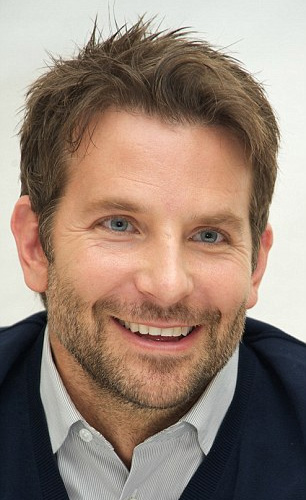
#> input picture source.jpg, 306 x 500 px
$ jupyter execute --allow-errors '5_Multi_Swapper[Final_Program].ipynb'
#> lines starting #> are read from the running program, lines starting #| are printed output that depends on the picture
[cell 1]
# Face Swap with Delaunay Triangles for Multiple Destination Images #

[cell 2]
# Importing Libraries

import os
import cv2
import dlib
import glob
import random
import numpy as np
import shutil as sh
import matplotlib.pyplot as plt
from PIL import Image, ImageStat

[cell 3]
# Getting the Source File

source = "./source.jpg"
print("Source Image:", source)

[cell 4]
# Getting the Destination Files and Making Directory for the Result Files

DESTINATION_PATH = "./destination"
DESTINATION_PATH = DESTINATION_PATH.replace("\\", "/")

if (DESTINATION_PATH[-1] == "/"):
    DESTINATION_PATH = DESTINATION_PATH[:-1]

destination_files = glob.glob(DESTINATION_PATH + '/*.*')

RESULT_PATH = DESTINATION_PATH.split(DESTINATION_PATH.split("/")[-1])[0] + DESTINATION_PATH.split("/")[-1] + "_"

if os.path.exists(RESULT_PATH):
    sh.rmtree(RESULT_PATH)
os.mkdir(RESULT_PATH)

print("Folder of destination images:", DESTINATION_PATH)
print("New files will be saved here:", RESULT_PATH)

[cell 5]
# Plotting the Source Image

print(f"Source Image: {source}")
source_image = cv2.imread(source, 1)
#> source_image is the input picture: shape (500, 306, 3); mean B, G, R 117.9, 131.2, 151.1
i = source_image.shape[1] / source_image.shape[0]
#> i = 0.612
plt.figure(figsize=(int(6 * i), 6)); plt.axis('off')
plt.imshow(cv2.cvtColor(source_image, cv2.COLOR_BGR2RGB));

[cell 6]
# Loading the Source Image

face = cv2.imread(source, 1)

#> (a cell that did not finish here is left out)

[cell 8]
# Detecting Face Regions by Using Shape Predictor

def face_detector(img):
    # loading the Face Detector and the Shape Predictor
    detector = dlib.get_frontal_face_detector()
    predictor = dlib.shape_predictor("./src/shape_predictor_68_face_landmarks.dat")

    # Reading the Input Image and Converting It to Grayscale
    image = cv2.imread(img)
    gray = cv2.cvtColor(image, cv2.COLOR_BGR2GRAY)

    # Detecting the Face Regions
    rects = detector(gray, 1)

    # Defining A List of Polylines
    polylines_all = []

    # Going Through All the Face Bounding Boxes
    for rect in rects:

        # Getting A Fresh Copy of the Original Image for Each Face ROI
        image_cp = image.copy()

        # Applying the Shape Predictor to Each Face ROI
        landmarks = predictor(gray, rect)
        # Defining A List for the 68 Landmark Points
        landmarks_points = []

        # [5 lines left out: function get_landmarks, not called in this run]

        # Landmarks are Stored in "landmarks_points"
        get_landmarks(landmarks, landmarks_points)

        # Drawing A Convex Hull over the Detected 68 Landmarks of the Current Face
        points = np.array(landmarks_points, np.int32)
        convexhull = cv2.convexHull(points)

        # Adding the Current Convex Hull on the Source Image
        polylines_all.append(cv2.polylines(image_cp, [convexhull], True, (255, 255, 255), 2))

    # Returning the List of Convex Hulls on Each Individual Face
    return polylines_all

[cell 9]
# Plotting the List of Images with Different Convex Hulls on Each Individual Face

# Getting the Height Value of the Source Image for the Thickness of Borderline
img = cv2.imread(source)
h_src = img.shape[0]
#> h_src = 500
w_src = img.shape[1]
#> w_src = 306
border = np.zeros((h_src, int(h_src / 100), 3), dtype=np.uint8)

print("Choose the Source Face to Place over the Destination Faces:")
print("Face Index: ", end="")

#> (the rest of this cell did not finish here and is left out)


first = True
facenum = 0
for source_face in detected_faces:
    if first:
        print(f"{facenum}", end="")
        all_faces = source_face
        facenum += 1
        first = False
    else:
        print(f", {facenum}", end="")
        all_faces = cv2.hconcat([all_faces, border, source_face])
        facenum += 1

i = len(detected_faces)
plt.figure(figsize=(int(6 * i), 6)); plt.axis('off')
plt.imshow(cv2.cvtColor(all_faces, cv2.COLOR_BGR2RGB));

[cell 10]
###########################
###########################

facenum = 0

###########################
###########################

[cell 11]
# Detecting If Any of the Processed Images is Gray / Black & White

# [28 lines left out: function detect_grayscale, not called in this run]

#> (a cell that did not finish here is left out)

[cell 13]
# Demonstrating A Result Image by Comparing It with Both the Source and the Destination Images

test_source = cv2.imread(source, 1)
test_input = cv2.imread(DESTINATION_PATH + "/img_001.jpg", 1)
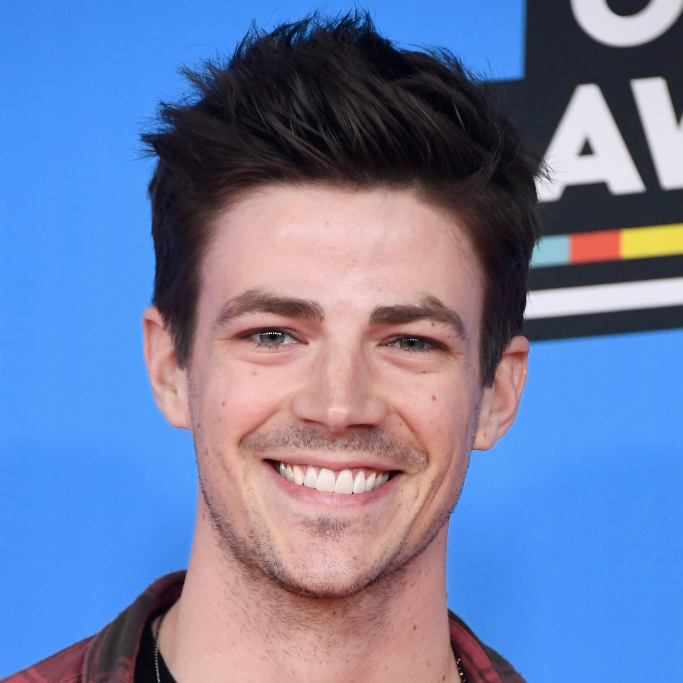
#> input picture destination/img_001.jpg, 2048 x 2048 px (shown at 1/3 size)
#> test_input is the input picture: shape (2048, 2048, 3); mean B, G, R 165.8, 124.9, 109.8
test_output = cv2.imread(RESULT_PATH + "/img_001.jpg", 1)

h_s = test_source.shape[0]
#> h_s = 500
w_s = test_source.shape[1]
#> w_s = 306
h_n = test_input.shape[0]
#> h_n = 2048
w_n = int((h_n * w_s) / h_s)
#> w_n = 1253
border = np.zeros((h_n, int(h_n / 100), 3), dtype=np.uint8)

show_results = cv2.hconcat([cv2.resize(test_source, (w_n, h_n)), border, test_input, border, test_output])
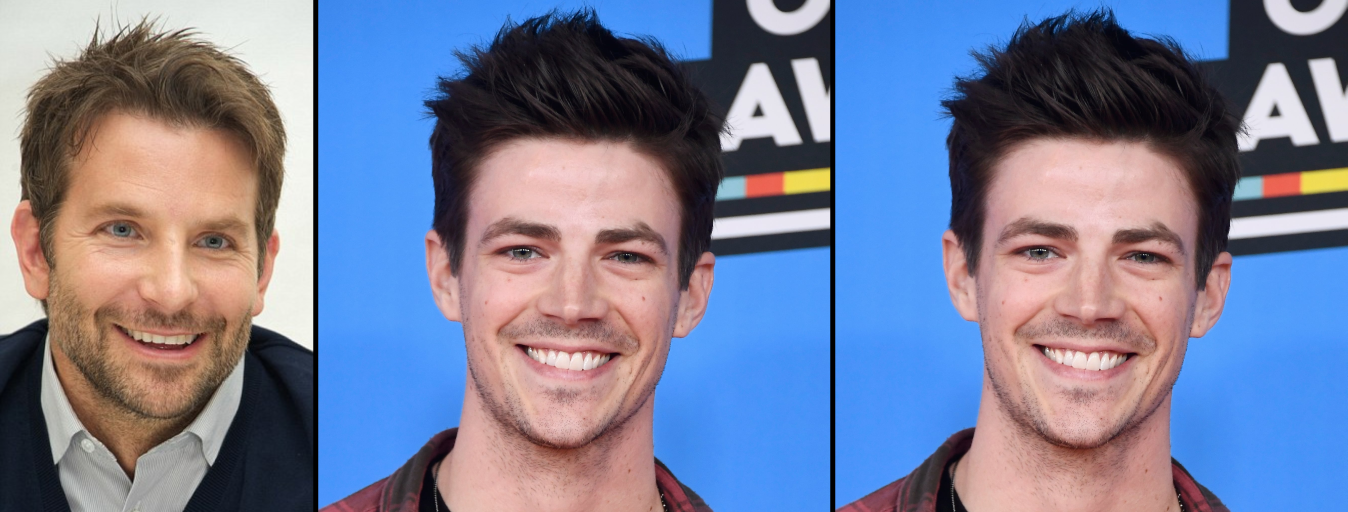
#> show_results: shape (2048, 5389, 3) (shown at 1/4 size); mean B, G, R 153.4, 125.4, 118.6
i = show_results.shape[1] / show_results.shape[0]
#> i = 2.63
plt.figure(figsize=(6 * i, 6)); plt.axis('off')
plt.imshow(cv2.cvtColor(show_results, cv2.COLOR_BGR2RGB));

[cell 14]
# Demonstrating A Result Image by Comparing It with Both the Source and the Destination Images

test_source = cv2.imread(source, 1)
test_input = cv2.imread(DESTINATION_PATH + "/img_002.png", 1)
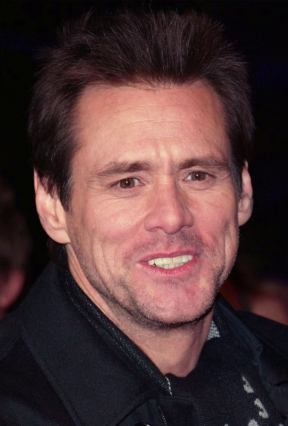
#> input picture destination/img_002.png, 288 x 426 px
#> test_input is the input picture: shape (426, 288, 3); mean B, G, R 54.8, 54.1, 78.7
test_output = cv2.imread(RESULT_PATH + "/img_002.png", 1)

h_s = test_source.shape[0]
w_s = test_source.shape[1]
h_n = test_input.shape[0]
#> h_n = 426
w_n = int((h_n * w_s) / h_s)
#> w_n = 260
border = np.zeros((h_n, int(h_n / 100), 3), dtype=np.uint8)

show_results = cv2.hconcat([cv2.resize(test_source, (w_n, h_n)), border, test_input, border, test_output])
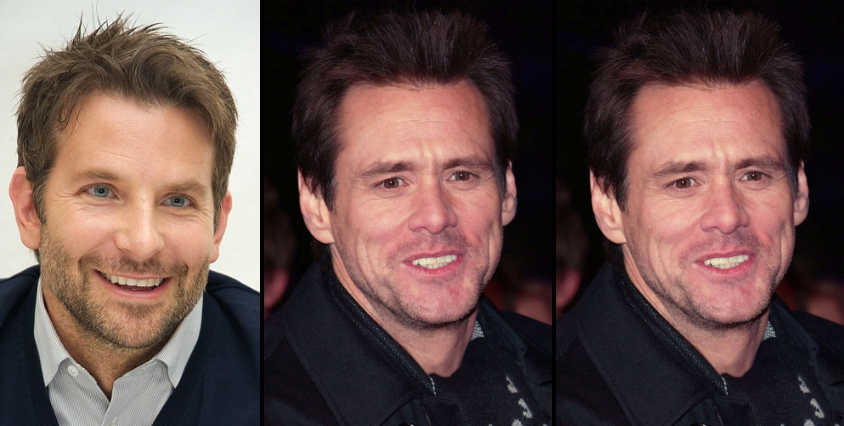
#> show_results: shape (426, 844, 3); mean B, G, R 73.6, 77.3, 100.2
i = show_results.shape[1] / show_results.shape[0]
#> i = 1.98
plt.figure(figsize=(6 * i, 6)); plt.axis('off')
plt.imshow(cv2.cvtColor(show_results, cv2.COLOR_BGR2RGB));

[cell 15]
# Demonstrating A Result Image by Comparing It with Both the Source and the Destination Images

test_source = cv2.imread(source, 1)
test_input = cv2.imread(DESTINATION_PATH + "/img_003.jpg", 1)
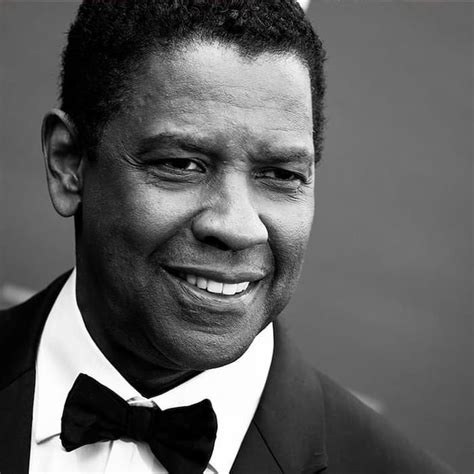
#> input picture destination/img_003.jpg, 474 x 474 px
#> test_input is the input picture: shape (474, 474, 3); mean B, G, R 95.2, 95.2, 95.2
test_output = cv2.imread(RESULT_PATH + "/img_003.jpg", 1)

h_s = test_source.shape[0]
w_s = test_source.shape[1]
h_n = test_input.shape[0]
#> h_n = 474
w_n = int((h_n * w_s) / h_s)
#> w_n = 290
border = np.zeros((h_n, int(h_n / 100), 3), dtype=np.uint8)

show_results = cv2.hconcat([cv2.resize(test_source, (w_n, h_n)), border, test_input, border, test_output])
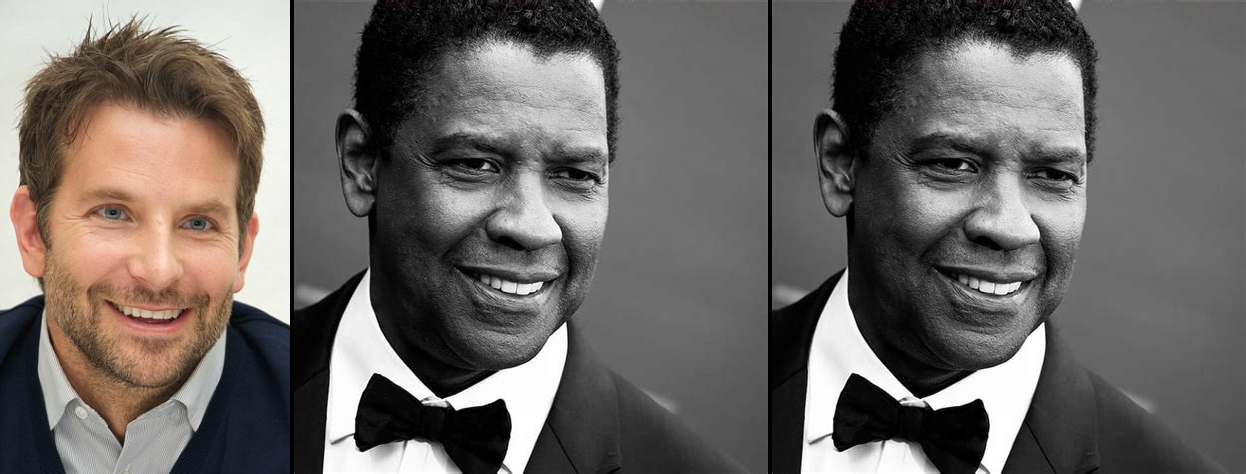
#> show_results: shape (474, 1246, 3); mean B, G, R 99.8, 103, 107.6
i = show_results.shape[1] / show_results.shape[0]
#> i = 2.63
plt.figure(figsize=(6 * i, 6)); plt.axis('off')
plt.imshow(cv2.cvtColor(show_results, cv2.COLOR_BGR2RGB));

[cell 16]
# Demonstrating A Result Image by Comparing It with Both the Source and the Destination Images

test_source = cv2.imread(source, 1)
test_input = cv2.imread(DESTINATION_PATH + "/img_007.jpg", 1)
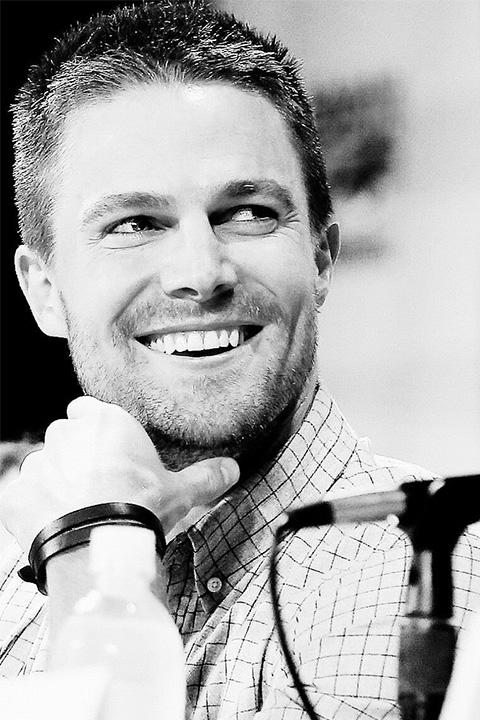
#> input picture destination/img_007.jpg, 480 x 720 px
#> test_input is the input picture: shape (720, 480, 3); min 0, max 255, mean 169.6
test_output = cv2.imread(RESULT_PATH + "/img_007.jpg", 1)

h_s = test_source.shape[0]
w_s = test_source.shape[1]
h_n = test_input.shape[0]
#> h_n = 720
w_n = int((h_n * w_s) / h_s)
border = np.zeros((h_n, int(h_n / 100), 3), dtype=np.uint8)

show_results = cv2.hconcat([cv2.resize(test_source, (w_n, h_n)), border, test_input, border, test_output])
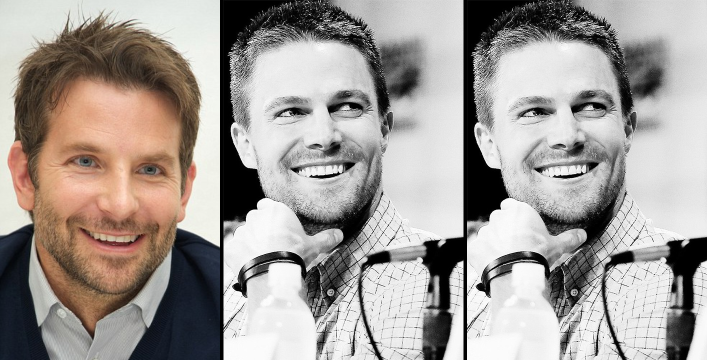
#> show_results: shape (720, 1414, 3) (shown at 1/2 size); mean B, G, R 151.8, 155.9, 162.1
i = show_results.shape[1] / show_results.shape[0]
plt.figure(figsize=(6 * i, 6)); plt.axis('off')
plt.imshow(cv2.cvtColor(show_results, cv2.COLOR_BGR2RGB));
